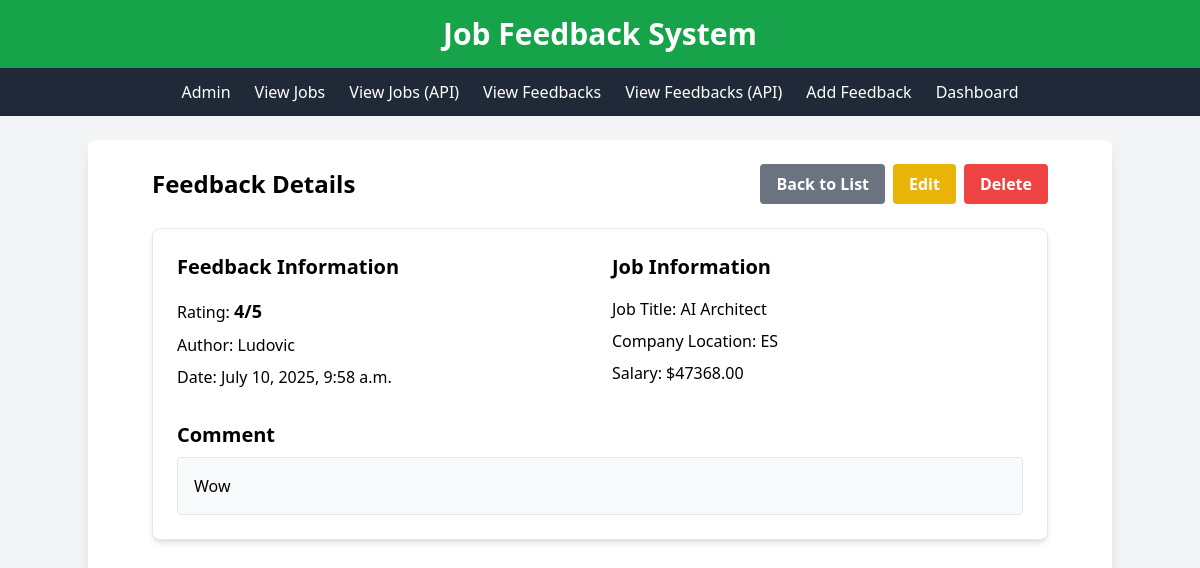
The page /feedbacks/5/ on the database its author committed.
### feedbacks/models.py (models this page shows, shortened)
class Feedbacks(models.Model):
    job = models.ForeignKey(JobRecord, on_delete=models.CASCADE, related_name='feedbacks')
    author = models.ForeignKey(Candidate, on_delete=models.CASCADE, related_name='feedbacks')
    comment = models.TextField()
    rating = models.IntegerField(validators=[MinValueValidator(1), MaxValueValidator(5)])
    created_at = models.DateTimeField(auto_now_add=True)

### jobs/models.py (models this page shows, shortened)
class Candidate(models.Model):
    name = models.CharField(max_length=255)
    email = models.EmailField(unique=True)
    location = models.CharField(max_length=100)

class JobRecord(models.Model):
    CURRENCY_CHOICES = [
        ('USD', 'US Dollar'),
        ('EUR', 'Euro'),
        ('GBP', 'British Pound'),
    ]
    COMPANY_SIZE_CHOICES = [
        ('S', 'Small'),
        ('M', 'Medium'),
        ('L', 'Large'),
    ]
    work_year = models.IntegerField()
    experience_level = models.ForeignKey(Contract, on_delete=models.CASCADE, related_name='experience_jobs')
    employment_type = models.ForeignKey(Contract, on_delete=models.CASCADE, related_name='employment_jobs')
    job_title = models.ForeignKey(JobTitle, on_delete=models.CASCADE)
    salary = models.DecimalField(max_digits=12, decimal_places=2)
    salary_currency = models.CharField(max_length=3, choices=CURRENCY_CHOICES)
    salary_in_usd = models.DecimalField(max_digits=12, decimal_places=2)
    employee_residence = models.ForeignKey(Location, on_delete=models.CASCADE, related_name='employee_jobs')
    remote_ratio = models.IntegerField()
    company_location = models.ForeignKey(Location, on_delete=models.CASCADE, related_name='company_jobs')
    company_size = models.CharField(max_length=1, choices=COMPANY_SIZE_CHOICES)
    class Meta:
        unique_together = ('job_title', 'work_year', 'company_location')
    skills = models.ManyToManyField(Skill, blank=True)
    industry = models.ForeignKey(Industry, on_delete=models.SET_NULL, null=True, blank=True)
    candidate = models.ForeignKey(Candidate, on_delete=models.CASCADE, null=True, blank=True)

class JobTitle(models.Model):
    name = models.CharField(max_length=255, unique=True)

class Location(models.Model):
    country_code = models.CharField(max_length=10, unique=True)
    def __str__(self):
        return self.country_code

### feedbacks/views.py (the view)
# urls.py: path('<int:pk>/', views.feedback_detail, name='feedback_detail'),
def feedback_detail(request, pk):
    feedback = get_object_or_404(Feedbacks, pk=pk)
    return render(request, 'feedbacks/feedback_detail.html', {'feedback': feedback})

### feedbacks/templates/feedbacks/feedback_detail.html (shortened to what this page needs)
{% extends "base.html" %}
{% block content %}
    <div class="max-w-4xl mx-auto">
        <div class="flex justify-between items-center mb-6">
            <h1 class="text-2xl font-bold">Feedback Details</h1>
            <div class="flex space-x-2">
                <a href="{% url 'feedback_list' %}" class="bg-gray-500 hover:bg-gray-700 text-white font-bold py-2 px-4 rounded focus:outline-none focus:shadow-outline transition duration-300">Back to List</a>
                <a href="{% url 'feedback_update' feedback.pk %}" class="bg-yellow-500 hover:bg-yellow-700 text-white font-bold py-2 px-4 rounded focus:outline-none focus:shadow-outline transition duration-300">Edit</a>
                <a href="{% url 'feedback_delete' feedback.pk %}" class="bg-red-500 hover:bg-red-700 text-white font-bold py-2 px-4 rounded focus:outline-none focus:shadow-outline transition duration-300">Delete</a>
            </div>
        </div>
        <div class="bg-white p-6 rounded-lg shadow-md border border-gray-200">
            <div class="grid grid-cols-1 md:grid-cols-2 gap-6">
                <div>
                    <h2 class="text-xl font-semibold mb-4">Feedback Information</h2>
                    <p class="mb-2"><span class="font-medium">Rating:</span> <span class="text-lg font-bold">{{ feedback.rating }}/5</span></p>
                    <p class="mb-2"><span class="font-medium">Author:</span> {{ feedback.author.name }}</p>
                    <p class="mb-2"><span class="font-medium">Date:</span> {{ feedback.created_at|date:"F j, Y, g:i a" }}</p>
                </div>
                <div>
                    <h2 class="text-xl font-semibold mb-4">Job Information</h2>
                    <p class="mb-2"><span class="font-medium">Job Title:</span> {{ feedback.job.job_title.name }}</p>
                    <p class="mb-2"><span class="font-medium">Company Location:</span> {{ feedback.job.company_location }}</p>
                    <p class="mb-2"><span class="font-medium">Salary:</span> ${{ feedback.job.salary_in_usd|floatformat:2 }}</p>
                </div>
            </div>
            <div class="mt-6">
                <h2 class="text-xl font-semibold mb-2">Comment</h2>
                <div class="bg-gray-50 p-4 rounded border border-gray-200">
                    <p>{{ feedback.comment }}</p>
                </div>
            </div>
        </div>
    </div>
{% endblock %}

### rows shown on the page
Feedbacks: rating "4", author.name "Ludovic", created_at "July 10, 2025, 9:58 a.m.", job.job_title.name "AI Architect", job.company_location "ES", job.salary_in_usd "47368.00", comment "Wow"
